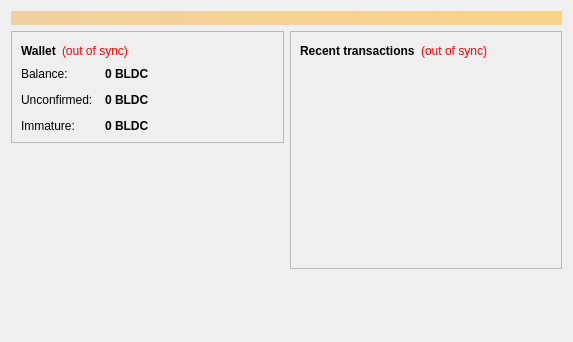
<?xml version="1.0" encoding="UTF-8"?>
<ui version="4.0">
 <class>OverviewPage</class>
 <widget class="QWidget" name="OverviewPage">
  <property name="geometry">
   <rect>
    <x>0</x>
    <y>0</y>
    <width>573</width>
    <height>342</height>
   </rect>
  </property>
  <property name="windowTitle">
   <string>Form</string>
  </property>
  <layout class="QVBoxLayout" name="topLayout">
   <item>
    <widget class="QLabel" name="labelAlerts">
     <property name="visible">
      <bool>false</bool>
     </property>
     <property name="styleSheet">
      <string notr="true">background-color: qlineargradient(x1: 0, y1: 0, x2: 1, y2: 0, stop:0 #F0D0A0, stop:1 #F8D488); color:#000000;</string>
     </property>
     <property name="wordWrap">
      <bool>true</bool>
     </property>
     <property name="margin">
      <number>3</number>
     </property>
    </widget>
   </item>
   <item>
    <layout class="QHBoxLayout" name="horizontalLayout" stretch="1,1">
     <item>
      <layout class="QVBoxLayout" name="verticalLayout_2">
       <item>
        <widget class="QFrame" name="frame">
         <property name="frameShape">
          <enum>QFrame::StyledPanel</enum>
         </property>
         <property name="frameShadow">
          <enum>QFrame::Raised</enum>
         </property>
         <layout class="QVBoxLayout" name="verticalLayout_4">
          <item>
           <layout class="QHBoxLayout" name="horizontalLayout_4">
            <item>
             <widget class="QLabel" name="label_5">
              <property name="font">
               <font>
                <weight>75</weight>
                <bold>true</bold>
               </font>
              </property>
              <property name="text">
               <string>Wallet</string>
              </property>
             </widget>
            </item>
            <item>
             <widget class="QLabel" name="labelWalletStatus">
              <property name="toolTip">
               <string>The displayed information may be out of date. Your wallet automatically synchronizes with the BroadCoin network after a connection is established, but this process has not completed yet.</string>
              </property>
              <property name="styleSheet">
               <string notr="true">QLabel { color: red; }</string>
              </property>
              <property name="text">
               <string notr="true">(out of sync)</string>
              </property>
              <property name="alignment">
               <set>Qt::AlignLeading|Qt::AlignLeft|Qt::AlignVCenter</set>
              </property>
             </widget>
            </item>
            <item>
             <spacer name="horizontalSpacer_2">
              <property name="orientation">
               <enum>Qt::Horizontal</enum>
              </property>
              <property name="sizeHint" stdset="0">
               <size>
                <width>40</width>
                <height>20</height>
               </size>
              </property>
             </spacer>
            </item>
           </layout>
          </item>
          <item>
           <layout class="QFormLayout" name="formLayout_2">
            <property name="fieldGrowthPolicy">
             <enum>QFormLayout::AllNonFixedFieldsGrow</enum>
            </property>
            <property name="horizontalSpacing">
             <number>12</number>
            </property>
            <property name="verticalSpacing">
             <number>12</number>
            </property>
            <item row="0" column="0">
             <widget class="QLabel" name="label">
              <property name="text">
               <string>Balance:</string>
              </property>
             </widget>
            </item>
            <item row="0" column="1">
             <widget class="QLabel" name="labelBalance">
              <property name="font">
               <font>
                <weight>75</weight>
                <bold>true</bold>
               </font>
              </property>
              <property name="cursor">
               <cursorShape>IBeamCursor</cursorShape>
              </property>
              <property name="toolTip">
               <string>Your current balance</string>
              </property>
              <property name="text">
               <string notr="true">0 BLDC</string>
              </property>
              <property name="textInteractionFlags">
               <set>Qt::LinksAccessibleByMouse|Qt::TextSelectableByKeyboard|Qt::TextSelectableByMouse</set>
              </property>
             </widget>
            </item>
            <item row="1" column="0">
             <widget class="QLabel" name="label_3">
              <property name="text">
               <string>Unconfirmed:</string>
              </property>
             </widget>
            </item>
            <item row="1" column="1">
             <widget class="QLabel" name="labelUnconfirmed">
              <property name="font">
               <font>
                <weight>75</weight>
                <bold>true</bold>
               </font>
              </property>
              <property name="cursor">
               <cursorShape>IBeamCursor</cursorShape>
              </property>
              <property name="toolTip">
               <string>Total of transactions that have yet to be confirmed, and do not yet count toward the current balance</string>
              </property>
              <property name="text">
               <string notr="true">0 BLDC</string>
              </property>
              <property name="textInteractionFlags">
               <set>Qt::LinksAccessibleByMouse|Qt::TextSelectableByKeyboard|Qt::TextSelectableByMouse</set>
              </property>
             </widget>
            </item>
            <item row="2" column="0">
             <widget class="QLabel" name="labelImmatureText">
              <property name="text">
               <string>Immature:</string>
              </property>
             </widget>
            </item>
            <item row="2" column="1">
             <widget class="QLabel" name="labelImmature">
              <property name="font">
               <font>
                <weight>75</weight>
                <bold>true</bold>
               </font>
              </property>
              <property name="toolTip">
               <string>Mined balance that has not yet matured</string>
              </property>
              <property name="text">
               <string notr="true">0 BLDC</string>
              </property>
              <property name="textInteractionFlags">
               <set>Qt::LinksAccessibleByMouse|Qt::TextSelectableByKeyboard|Qt::TextSelectableByMouse</set>
              </property>
             </widget>
            </item>
           </layout>
          </item>
         </layout>
        </widget>
       </item>
       <item>
        <spacer name="verticalSpacer">
         <property name="orientation">
          <enum>Qt::Vertical</enum>
         </property>
         <property name="sizeHint" stdset="0">
          <size>
           <width>20</width>
           <height>40</height>
          </size>
         </property>
        </spacer>
       </item>
      </layout>
     </item>
     <item>
      <layout class="QVBoxLayout" name="verticalLayout_3">
       <item>
        <widget class="QFrame" name="frame_2">
         <property name="frameShape">
          <enum>QFrame::StyledPanel</enum>
         </property>
         <property name="frameShadow">
          <enum>QFrame::Raised</enum>
         </property>
         <layout class="QVBoxLayout" name="verticalLayout">
          <item>
           <layout class="QHBoxLayout" name="horizontalLayout_2">
            <item>
             <widget class="QLabel" name="label_4">
              <property name="text">
               <string>&lt;b&gt;Recent transactions&lt;/b&gt;</string>
              </property>
             </widget>
            </item>
            <item>
             <widget class="QLabel" name="labelTransactionsStatus">
              <property name="toolTip">
               <string>The displayed information may be out of date. Your wallet automatically synchronizes with the BroadCoin network after a connection is established, but this process has not completed yet.</string>
              </property>
              <property name="styleSheet">
               <string notr="true">QLabel { color: red; }</string>
              </property>
              <property name="text">
               <string notr="true">(out of sync)</string>
              </property>
              <property name="alignment">
               <set>Qt::AlignRight|Qt::AlignTrailing|Qt::AlignVCenter</set>
              </property>
             </widget>
            </item>
            <item>
             <spacer name="horizontalSpacer">
              <property name="orientation">
               <enum>Qt::Horizontal</enum>
              </property>
              <property name="sizeHint" stdset="0">
               <size>
                <width>40</width>
                <height>20</height>
               </size>
              </property>
             </spacer>
            </item>
           </layout>
          </item>
          <item>
           <widget class="QListView" name="listTransactions">
            <property name="styleSheet">
             <string notr="true">QListView { background: transparent; }</string>
            </property>
            <property name="frameShape">
             <enum>QFrame::NoFrame</enum>
            </property>
            <property name="verticalScrollBarPolicy">
             <enum>Qt::ScrollBarAlwaysOff</enum>
            </property>
            <property name="horizontalScrollBarPolicy">
             <enum>Qt::ScrollBarAlwaysOff</enum>
            </property>
            <property name="selectionMode">
             <enum>QAbstractItemView::NoSelection</enum>
            </property>
           </widget>
          </item>
         </layout>
        </widget>
       </item>
       <item>
        <spacer name="verticalSpacer_2">
         <property name="orientation">
          <enum>Qt::Vertical</enum>
         </property>
         <property name="sizeHint" stdset="0">
          <size>
           <width>20</width>
           <height>40</height>
          </size>
         </property>
        </spacer>
       </item>
      </layout>
     </item>
    </layout>
   </item>
  </layout>
 </widget>
 <resources/>
 <connections/>
</ui>
